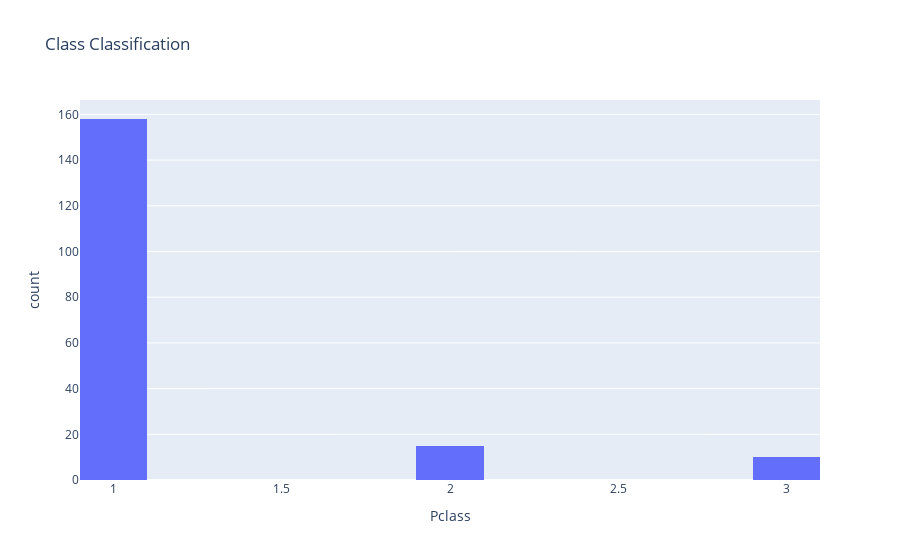

The notebook cell saved with this chart:
### Code cell
fig = px.histogram(train_df, x='Pclass', title='Class Classification', nbins=20)
fig.show()

### Figure 1 — Plotly figure (JSON) as saved in the notebook; plotly's stock layout.template omitted (floating-point values rounded to 4 significant figures; data arrays with more than 128 entries replaced by an {"elided": "..."} marker saying what was removed)
{"data": [{"alignmentgroup": "True", "bingroup": "x", "hovertemplate": "Pclass=%{x}<br>count=%{y}<extra></extra>", "legendgroup": "", "marker": {"color": "#636efa", "pattern": {"shape": ""}}, "name": "", "nbinsx": 20, "offsetgroup": "", "orientation": "v", "showlegend": false, "type": "histogram", "x": {"elided": "183 int values"}, "xaxis": "x", "yaxis": "y"}], "layout": {"barmode": "relative", "legend": {"tracegroupgap": 0}, "title": {"text": "Class Classification"}, "xaxis": {"anchor": "y", "domain": [0, 1], "title": {"text": "Pclass"}}, "yaxis": {"anchor": "x", "domain": [0, 1], "title": {"text": "count"}}}}
